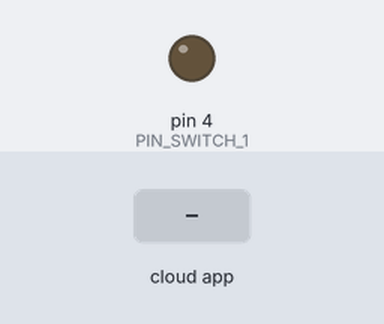
Simulated run of this sketch. Board: Arduino Uno, built with avr-gcc and run on an emulated ATmega328P. Parts: output pins drawn as LEDs (lit = HIGH). The test bench sets the inputs (shaded band). The RemoteXY app is connected.

Above: at 1.2 s.
1.3 s: the phone or cloud app sets switch_1 to 1
At 2.5 s:
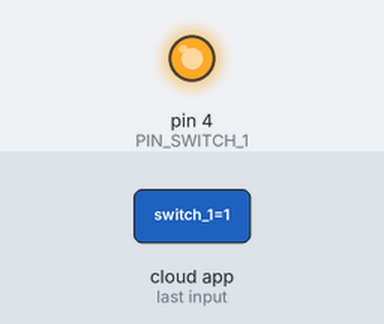
2.8 s: the phone or cloud app sets switch_1 to 0
At 3.8 s:
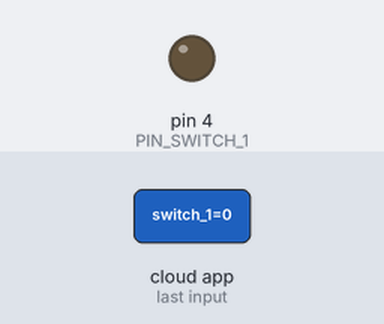
Timing chart, 0 to 5.8 s (numbered marks = the images above; inputs shaded):
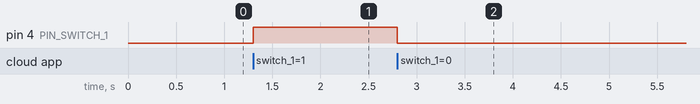

The sketch:

MAINHACKCODES.ino
```cpp
#define REMOTEXY_MODE__ESP8266_HARDSERIAL_POINT
#include <RemoteXY.h>

#define REMOTEXY_SERIAL Serial
#define REMOTEXY_SERIAL_SPEED 115200 // speed for the wifi serial
#define REMOTEXY_WIFI_SSID "Smart_Alert" // Wifi SSID
#define REMOTEXY_WIFI_PASSWORD "abcd1234" // WIFI PASSWORD
#define REMOTEXY_SERVER_PORT 6377 // WIFI server port

#pragma pack(push, 1)
uint8_t RemoteXY_CONF[] =
  { 255,5,0,0,0,53,0,16,111,1,129,0,1,6,42,7,133,83,77,65,
  82,84,32,65,108,101,114,116,0,8,0,15,20,35,35,8,2,0,6,63,
  50,25,37,165,95,94,79,78,0,79,70,70,0,130,1,53,2,8,8,137 };

// defines all the variables and events of control interface
struct {
  float compass_1; // from 0 to 359.999 for compass reading in degrees
  uint8_t switch_1; // 1 if switch ON and 0 if OFF

  uint8_t connect_flag;  // 1 if wire connected in arduino else =0

} RemoteXY;
#pragma pack(pop)

#define PIN_SWITCH_1 4 //define switch D4 to buzzer in default in Arduino Uno

void setup()
{
  RemoteXY_Init ();
  pinMode (PIN_SWITCH_1, OUTPUT); //output for the buzzer from the switch
}

void loop()
{
  RemoteXY_Handler ();
  digitalWrite(PIN_SWITCH_1, (RemoteXY.switch_1==0)?LOW:HIGH);
}
```

Measured:
- after the input at 1.3 s, pin 4 (PIN_SWITCH_1): LOW → HIGH at once
- after the input at 2.8 s, pin 4 (PIN_SWITCH_1): HIGH → LOW at once
